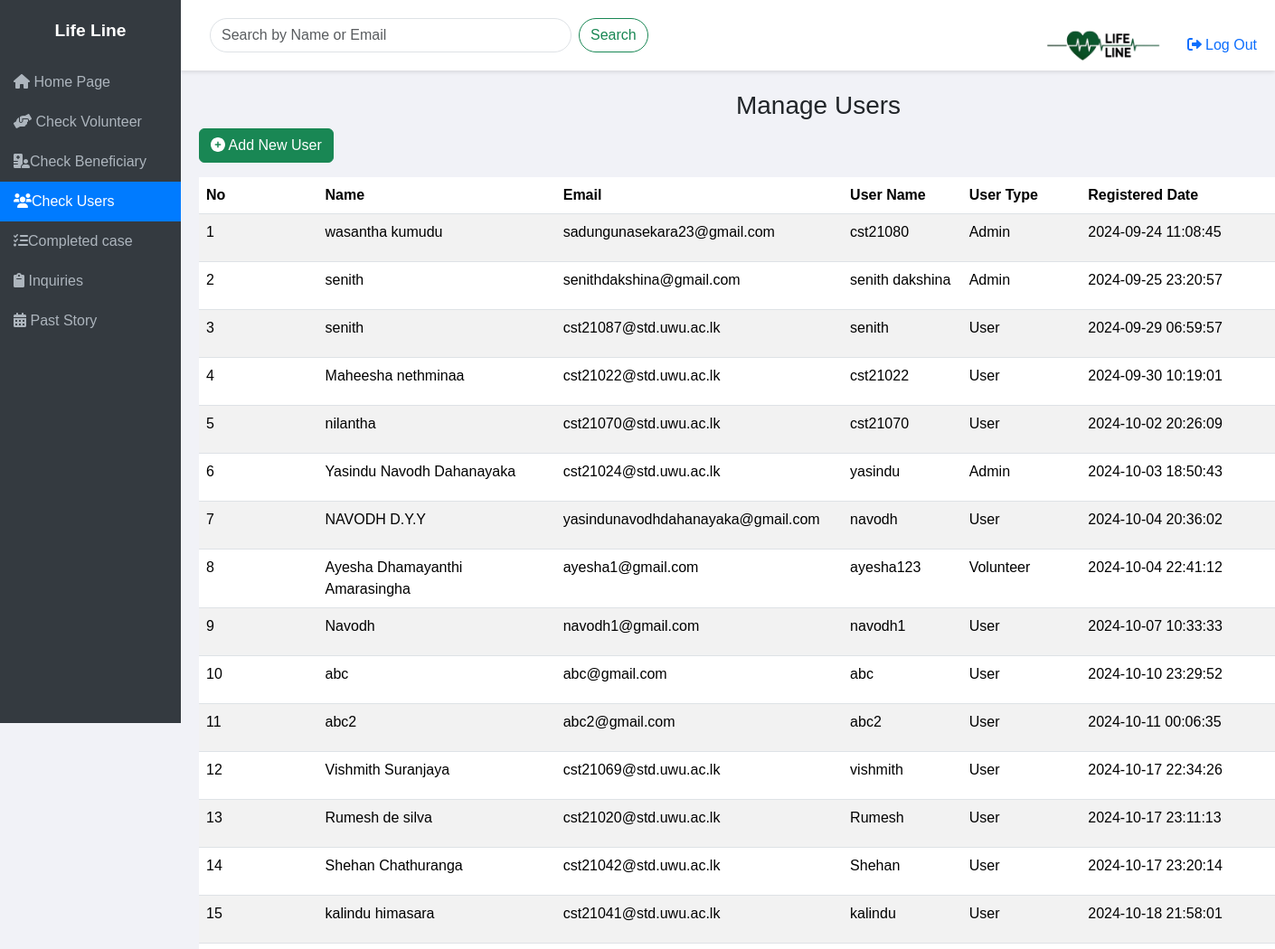
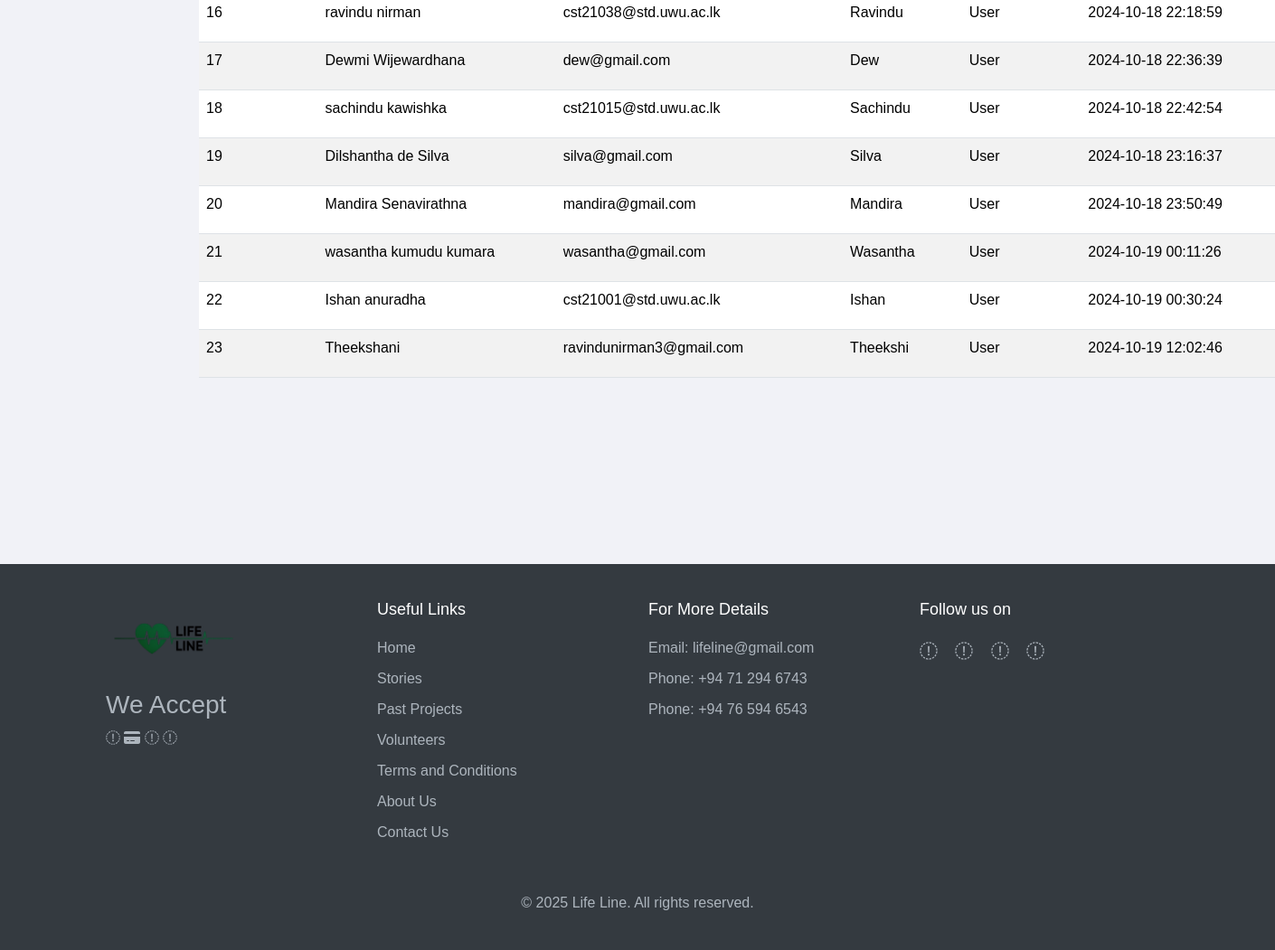
/New_Admin_Pannel/Users_control.php (signed in), run on the app's committed database (2 pictures, top to bottom).
### tables this page shows
CREATE TABLE IF NOT EXISTS `user` (
  `userId` int NOT NULL AUTO_INCREMENT,
  `userName` varchar(128) NOT NULL,
  `userEmail` varchar(128) NOT NULL,
  `userUid` varchar(128) NOT NULL,
  `userPassword` varchar(160) NOT NULL,
  `userType` varchar(20) NOT NULL,
  `verify_token` varchar(160) NOT NULL,
  `created_At` datetime NOT NULL DEFAULT CURRENT_TIMESTAMP,
  PRIMARY KEY (`userId`)
);

### New_Admin_Pannel/Users_control.php (the view, shortened to what this page needs)
<?php
class UserList
{
    private $conn;
    public function __construct($conn)
    {
        $this->conn = $conn;
    }
    public function getUsers()
    {
        try {
            if (isset($_GET['search'])) {
                $search = $_GET['search'];
                $sql = "SELECT * FROM user WHERE userName LIKE ? OR userEmail LIKE ?";
                $stmt = $this->conn->prepare($sql);
                $searchTerm = "%$search%";
                $stmt->bindValue(1, $searchTerm);
                $stmt->bindValue(2, $searchTerm);
                $stmt->execute();
                return $stmt->fetchAll(PDO::FETCH_ASSOC);
            } else {
                $sql = "SELECT * FROM user";
                $stmt = $this->conn->prepare($sql);
                $stmt->execute();
                return $stmt->fetchAll(PDO::FETCH_ASSOC);
            }
        } catch (PDOException $e) {
            error_log("Database Query Error: " . $e->getMessage());
            return [];
        }
    }
}
$dbConnector = new Db_connector();
$conn = $dbConnector->getConnection();
$userList = new UserList($conn);
$users = $userList->getUsers();
?>
<!DOCTYPE html>
<html lang="en">
<head>
    <link rel="stylesheet" href="https://cdn.jsdelivr.net/npm/bootstrap@5.3.3/dist/css/bootstrap.min.css">
    <link rel="stylesheet" href="https://cdnjs.cloudflare.com/ajax/libs/font-awesome/6.0.0-beta3/css/all.min.css">
    <link rel="stylesheet" href="css/slide_bar_content.css">
</head>
<body>
    <div class="sidebar-trigger"></div>
    <div class="sidebar">
        <div class="sidebar-header">
            Life Line
        </div>
          <a href="/Project1/Afterindex.php"><i class="fa-solid fa-house"></i> Home Page</a>
        <a href="/New_Admin_Pannel/Admin_conrol.php" ><i class="fa-solid fa-handshake-angle"></i> Check Volunteer</a>
        <a href="Beneficiary.php" ><i class="fa-solid fa-hospital-user"></i>Check Beneficiary</a>
        <a href="Users_control.php" class="active"><i class="fa-solid fa-users"></i>Check Users</a>
        <a href="DisplayMoveBenificiary.php"><i class="fa-solid fa-list-check"></i>Completed case</a>
        <a href="/New_Admin_Pannel/Inquiries.php"><i class="fas fa-clipboard"></i> Inquiries</a>
        <a href="past_story.php"><i class="fas fa-calendar-alt"></i> Past Story</a>
    </div>
    <nav class="navbar navbar-expand-lg navbar-light">
        <div class="container-fluid">
            <form class="d-flex" action="Users_control.php" method="GET">
                <input class="form-control me-2" type="search" placeholder="Search by Name or Email" aria-label="Search" name="search" value="<?php echo isset($_GET['search']) ? htmlspecialchars($_GET['search']) : '' ?>">
                <button class="btn btn-outline-success btn-custom" type="submit">Search</button>
            </form>
            <div class="profile-dropdown">
                <a class="navbar-brand me-3" href="/Project1/Afterindex.php">
                    <img src="images/Logobr.png" alt="Life Line Logo">
                    <a href="Logout.php" class="text-decoration-none"><i class="fa-solid fa-right-from-bracket fa-1x"></i> Log Out</a>
                </a>
            </div>
        </div>
    </nav>
    <div class="content container-fluid">
        <div class="table-container">
            <?php
            $addUser = "/New_Admin_Pannel/Add_User.php?email=" . urlencode($_SESSION["username"]);
            ?>
            <h3 class="text-center">Manage Users</h3>
            <div class="d-flex justify-content-between mb-3">
                <a href="<?php echo $addUser ?>"> <button class="btn btn-success"><i class="fas fa-plus-circle"></i> Add New User</button></a>
            </div>
            <table class="table table-striped table-hover">
                <thead>
                    <tr>
                        <th class="col-1">No</th>
                        <th class="col-2">Name</th>
                        <th class="col-1">Email</th>
                        <th class="col-1">User Name</th>
                        <th class="col-1">User Type</th>
                        <th class="col-2">Registered Date</th>
                    </tr>
                </thead>
                <tbody>
                    <?php
                    if (!empty($users)) {
                        foreach ($users as $index => $row) : ?>
                            <tr>
                                <td><?= $index + 1 ?></td>
                                <td><?= htmlspecialchars($row['userName']) ?></td>
                                <td><?= htmlspecialchars($row['userEmail']) ?></td>
                                <td><?= htmlspecialchars($row['userUid']) ?></td>
                                <td><?= htmlspecialchars($row['userType']) ?></td>
                                <td><?= htmlspecialchars($row['created_At']) ?></td>
                            </tr>
                    <?php endforeach;
                    } else {
                        echo "<tr><td colspan='7' class='text-center'>No users found.</td></tr>";
                    }
                    ?>
                </tbody>
            </table>
        </div>
    </div>
</body>
<?php
include 'footer.php';
?>
</html>

### New_Admin_Pannel/footer.php (shortened to what this page needs)
<!DOCTYPE html>
<html lang="en">
<head>
    <link rel="stylesheet" href="css/footer.css">
    <link rel="stylesheet" href="https://cdnjs.cloudflare.com/ajax/libs/font-awesome/4.7.0/css/font-awesome.min.css">
</head>
<body>
    <div class="content container-fluid">
    </div>
    <footer>
        <div class="container">
            <div class="row">
                <div class="col-lg-3 col-sm-6">
                    <div class="single-box">
                        <a href="/Project1/Afterindex.php">
                        <img src="images/Logobr.png" alt="Life Line Logo" class="footer-logo">
                        </a>
                        <h3>We Accept</h3>
                        <div class="card-area">
                            <i class="fa fa-cc-visa"></i>
                            <i class="fa fa-credit-card"></i>
                            <i class="fa fa-cc-mastercard"></i>
                            <i class="fa fa-cc-paypal"></i>
                        </div>
                    </div>
                </div>
                <div class="col-lg-3 col-sm-6">
                    <div class="single-box">
                        <h2>Useful Links</h2>
                        <ul>
                            <li><a href="/Project1/Afterindex.php">Home</a></li>
                            <li><a href="/Project1/Stories.php">Stories</a></li>
                            <li><a href="/Project1/past_project.php">Past Projects</a></li>
                            <li><a href="/Project1/Volunteer.php">Volunteers</a></li>
                            <li><a href="/Project1/tearmsandcondition.php">Terms and Conditions</a></li>
                            <li><a href="/Project1/About.php">About Us</a></li>
                            <li><a href="/Project1/Contact_us.php">Contact Us</a></li>
                        </ul>
                    </div>
                </div>
                <div class="col-lg-3 col-sm-6">
                    <div class="single-box">
                        <h2>For More Details</h2>
                        <ul>
                            <li><a href="mailto:lifeline@gmail.com">Email: lifeline@gmail.com</a></li>
                            <li><a href="tel:+94712946743">Phone: +94 71 294 6743</a></li>
                            <li><a href="tel:+94765946543">Phone: +94 76 594 6543</a></li>
                        </ul>
                    </div>
                </div>
                <div class="col-lg-3 col-sm-6">
                    <div class="single-box">
                        <h2>Follow us on</h2>
                        <p class="socials">
                            <a href="#" aria-label="Facebook"><i class="fa fa-facebook"></i></a>
                            <a href="#" aria-label="Dribbble"><i class="fa fa-dribbble"></i></a>
                            <a href="#" aria-label="Pinterest"><i class="fa fa-pinterest"></i></a>
                            <a href="#" aria-label="Twitter"><i class="fa fa-twitter"></i></a>
                        </p>
                    </div>
                </div>
            </div>
            <div class="row mt-4">
                <div class="col-12 text-center">
                    <p>&copy; <?php echo date("Y"); ?> Life Line. All rights reserved.</p>
                </div>
            </div>
        </div>
    </footer>
</body>
</html>

### New_Admin_Pannel/css/slide_bar_content.css (style rules this page uses)
body { background-color: #f1f2f7; font-family: Arial, sans-serif; padding: 0; margin: 0; transition: margin-left 0.3s ease; }
.sidebar { width: 200px; height: 100vh; position: fixed; background-color: #343a40; padding-top: 20px; color: #fff; transition: transform 0.3s ease, opacity 0.3s ease; overflow-x: hidden; z-index: 1000; }
.sidebar a { display: block; color: #adb5bd; padding: 10px 15px; text-decoration: none; white-space: nowrap; overflow: hidden; }
.sidebar a.active { background-color: #007bff; color: #fff; }
.sidebar .sidebar-header { text-align: center; font-size: 1.2em; font-weight: bold; margin-bottom: 20px; }
.sidebar-trigger { width: 10px; height: 100vh; position: fixed; left: 0; top: 0; background-color: transparent; z-index: 999; cursor: pointer; }
.navbar { margin-left: 200px; padding: 20px; background-color: #fff; box-shadow: 0 2px 4px rgba(0, 0, 0, 0.1); position: fixed; width: calc(100% - 200px); z-index: 1; top: 0; transition: margin-left 0.3s ease, width 0.3s ease; }
.navbar .form-control { border-radius: 40px; margin-right: 10px; width: 400px; }
.content { margin-left: 200px; padding: 100px 20px 20px 20px; transition: margin-left 0.3s ease; }
.btn-custom { border-radius: 50px; }
.table thead { background-color: #343a40; color: #fff; }
.profile-dropdown { position: absolute; right: 20px; top: 10px; height: 20px; }
.navbar-brand img { height: 80px; width: auto; }

### New_Admin_Pannel/css/footer.css (style rules this page uses)
footer { background-color: #343a40; color: #adb5bd; padding: 40px 0; margin-top: 50px; }
footer .container { max-width: 1200px; }
footer .single-box { margin-bottom: 30px; }
footer .single-box h2 { font-size: 18px; margin-bottom: 20px; color: #fff; }
footer ul { list-style: none; padding: 0; }
footer ul li { margin-bottom: 10px; }
footer ul li a { color: #adb5bd; text-decoration: none; transition: color 0.3s ease; }
footer .socials a { color: #adb5bd; font-size: 20px; margin-right: 15px; transition: color 0.3s ease; }
footer .footer-logo { width: 150px; margin-bottom: 15px; }
footer p { margin: 0; color: #adb5bd; }

### data on the page
user: userName "wasantha kumudu", userEmail "sadungunasekara23@gmail.com", userUid "cst21080", userType "Admin", created_At "2024-09-24 11:08:45"
user: userName "senith", userEmail "senithdakshina@gmail.com", userUid "senith dakshina", userType "Admin", created_At "2024-09-25 23:20:57"
user: userName "senith", userEmail "cst21087@std.uwu.ac.lk", userUid "senith", userType "User", created_At "2024-09-29 06:59:57"
user: userName "Maheesha nethminaa", userEmail "cst21022@std.uwu.ac.lk", userUid "cst21022", userType "User", created_At "2024-09-30 10:19:01"
user: userName "nilantha", userEmail "cst21070@std.uwu.ac.lk", userUid "cst21070", userType "User", created_At "2024-10-02 20:26:09"
user: userName "Yasindu Navodh Dahanayaka", userEmail "cst21024@std.uwu.ac.lk", userUid "yasindu", userType "Admin", created_At "2024-10-03 18:50:43"
user: userName "NAVODH D.Y.Y", userEmail "yasindunavodhdahanayaka@gmail.com", userUid "navodh", userType "User", created_At "2024-10-04 20:36:02"
user: userName "Ayesha Dhamayanthi Amarasingha", userEmail "ayesha1@gmail.com", userUid "ayesha123", userType "Volunteer", created_At "2024-10-04 22:41:12"
user: userName "Navodh", userEmail "navodh1@gmail.com", userUid "navodh1", userType "User", created_At "2024-10-07 10:33:33"
user: userName "abc", userEmail "abc@gmail.com", userUid "abc", userType "User", created_At "2024-10-10 23:29:52"
user: userName "abc2", userEmail "abc2@gmail.com", userUid "abc2", userType "User", created_At "2024-10-11 00:06:35"
user: userName "Vishmith Suranjaya", userEmail "cst21069@std.uwu.ac.lk", userUid "vishmith", userType "User", created_At "2024-10-17 22:34:26"
user: userName "Rumesh de silva", userEmail "cst21020@std.uwu.ac.lk", userUid "Rumesh", userType "User", created_At "2024-10-17 23:11:13"
user: userName "Shehan Chathuranga", userEmail "cst21042@std.uwu.ac.lk", userUid "Shehan", userType "User", created_At "2024-10-17 23:20:14"
user: userName "kalindu himasara", userEmail "cst21041@std.uwu.ac.lk", userUid "kalindu", userType "User", created_At "2024-10-18 21:58:01"
user: userName "ravindu nirman", userEmail "cst21038@std.uwu.ac.lk", userUid "Ravindu", userType "User", created_At "2024-10-18 22:18:59"
user: userName "Dewmi Wijewardhana", userEmail "dew@gmail.com", userUid "Dew", userType "User", created_At "2024-10-18 22:36:39"
user: userName "sachindu kawishka", userEmail "cst21015@std.uwu.ac.lk", userUid "Sachindu", userType "User", created_At "2024-10-18 22:42:54"
user: userName "Dilshantha de Silva", userEmail "silva@gmail.com", userUid "Silva", userType "User", created_At "2024-10-18 23:16:37"
user: userName "Mandira Senavirathna", userEmail "mandira@gmail.com", userUid "Mandira", userType "User", created_At "2024-10-18 23:50:49"
user: userName "wasantha kumudu kumara", userEmail "wasantha@gmail.com", userUid "Wasantha", userType "User", created_At "2024-10-19 00:11:26"
user: userName "Ishan anuradha", userEmail "cst21001@std.uwu.ac.lk", userUid "Ishan", userType "User", created_At "2024-10-19 00:30:24"
user: userName "Theekshani", userEmail "ravindunirman3@gmail.com", userUid "Theekshi", userType "User", created_At "2024-10-19 12:02:46"
